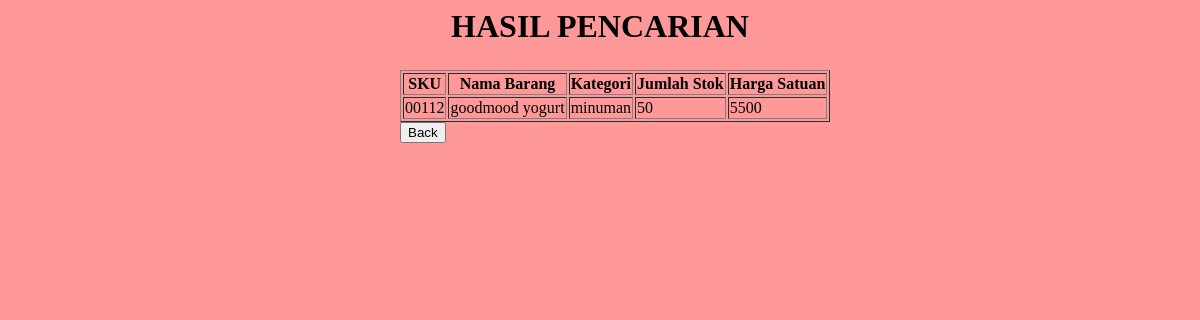
/searching.php?cari=goodmood yogurt, run on the app's committed database.
### tables this page shows
CREATE TABLE `produk` (
  `sku` varchar(20) NOT NULL,
  `nama_produk` varchar(100) DEFAULT NULL,
  `kategori` varchar(50) DEFAULT NULL,
  `jumlah_stok` varchar(50) DEFAULT NULL,
  `harga_satuan` varchar(50) DEFAULT NULL
);

### conn.php (called while the page is built, shortened)
<?php
function connection() {
   $dbServer = 'localhost';
   $dbUser = 'root';
   $dbPass = '';
   $dbName = "barokah_minimarket";
   $conn = mysqli_connect($dbServer, $dbUser, $dbPass);
   mysqli_select_db($conn,$dbName);
   return $conn;
}

### searching.php (the view, shortened to what this page needs)
<?php
include('conn.php');
if (isset($_GET['cari'])) {
    $cari = $_GET['cari'];
    $query = "SELECT * FROM produk WHERE nama_produk LIKE '%" . $cari . "%' OR sku LIKE '%" . $cari . "%' OR kategori LIKE '%" . $cari . "%'";
    $search = mysqli_query(connection(), $query);
} else {
    $query = "SELECT * FROM produk";
    $search = mysqli_query(connection(), $query);
}
?>
<html>
<head>
    <link rel="stylesheet" type="text/css" href="style.css">
</head>
<body>
    <div class="container">
    <center><h1>HASIL PENCARIAN</h1></center>
    <div class="search">
        <table border="1px">
            <tr>
                <th>SKU</th>
                <th>Nama Barang</th>
                <th>Kategori</th>
                <th>Jumlah Stok</th>
                <th>Harga Satuan</th>
            </tr>
            <?php while ($data = mysqli_fetch_array($search)) : ?>
                <tr>
                    <td><?php echo $data['sku']; ?></td>
                    <td><?php echo $data['nama_produk']; ?></td>
                    <td><?php echo $data['kategori']; ?></td>
                    <td><?php echo $data['jumlah_stok']; ?></td>
                    <td><?php echo $data['harga_satuan']; ?></td>
                </tr>
            <?php endwhile; ?>
        </table>
        <button onclick="window.location.href='http://localhost/barokahminimarket/'">Back</button>
    </div>
</body>
</html>

### style.css (style rules this page uses)
.search { position: absolute; width: 800px; height: 80px; left: 400px; top: 70px; }

### searching.php (style rules this page uses)
body { background-color:#ff9999 }

### data on the page
produk: sku "00112", nama_produk "goodmood yogurt", kategori "minuman", jumlah_stok "50", harga_satuan "5500"
